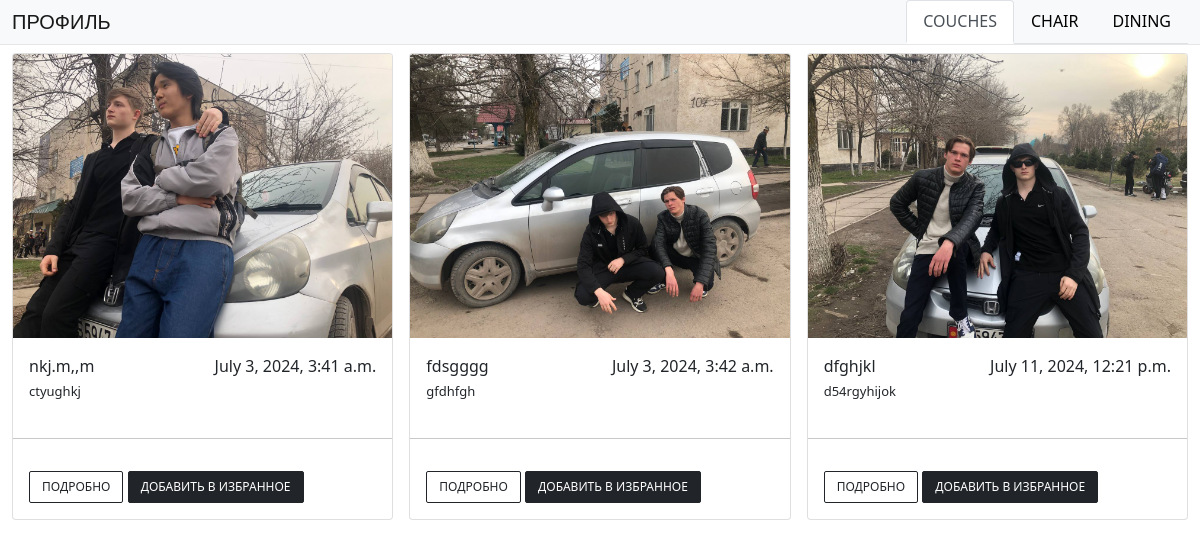
/home/, run on the app's committed database.
### recipes/models.py (models this page shows, shortened)
class Add_a_recipe_Model(models.Model):
    title = models.CharField('Название', max_length=255)
    img = models.ImageField('Изображение')
    slug = models.SlugField(unique=True, max_length=255)
    content = models.TextField('Описание')
    created_on = models.DateTimeField('Дата', auto_now_add=True)
    author = models.ForeignKey(User, on_delete=models.CASCADE)
    categories = models.ForeignKey(Categories, on_delete=models.CASCADE)
    is_published = models.BooleanField(default=False)

### recipes/views.py (the view)
# urls.py: path('home/', views.home_view, name='home'),
def home_view(request):
    my_queryset = Add_a_recipe_Model.objects.all()
    paginator = Paginator(my_queryset, 25)
    page = request.GET.get('page')
    my_objects = paginator.get_page(page)
    return render(request, 'home.html', {'my_objects': my_objects})

### templates/home.html (shortened to what this page needs)
{% load static %}
<!DOCTYPE html>
<html lang="en">
<head>
    <link rel="stylesheet" href="{% static 'css/home_footer.css' %}">
    <link rel="stylesheet" href="https://cdn.jsdelivr.net/npm/bootstrap@5.0.0-alpha1/dist/css/bootstrap.min.css">
    <link rel="stylesheet" href="https://cdnjs.cloudflare.com/ajax/libs/font-awesome/4.0.3/css/font-awesome.css">
    <link href="https://cdnjs.cloudflare.com/ajax/libs/font-awesome/4.7.0/css/font-awesome.min.css" rel="stylesheet">
    <link rel="stylesheet" href="https://cdn.jsdelivr.net/npm/sweetalert2@11/dist/sweetalert2.min.css">
</head>
<body>
<div class="container-fluid px-0">
    <nav class="navbar navbar-expand-lg navbar-light bg-light navbar-fixed">
        <div class="container-fluid d-flex"> <a class="navbar-brand" href="{% url 'profile' %}">Профиль</a>
            <ul class="nav nav-tabs" id="myTab" role="tablist">
                <li class="nav-item" role="presentation"> <a class="nav-link active" id="home-tab" data-toggle="tab" href="#home" role="tab" aria-controls="home" aria-selected="true">Couches</a> </li>
                <li class="nav-item" role="presentation"> <a class="nav-link" id="profile-tab" data-toggle="tab" href="#profile" role="tab" aria-controls="profile" aria-selected="false">Chair</a> </li>
                <li class="nav-item" role="presentation"> <a class="nav-link" id="contact-tab" data-toggle="tab" href="#contact" role="tab" aria-controls="contact" aria-selected="false">Dining</a> </li>
            </ul>
        </div>
    </nav>
</div>
<div class="container-fluid mt-2 mb-5">
    <div class="products">
        <div class="tab-content" id="myTabContent">
            <div class="tab-pane fade show active" id="home" role="tabpanel" aria-labelledby="home-tab">
                <div class="row g-3">
                    {% for i in my_objects %}
                    <div class="col-md-4">
                        <div class="card">
                            <img src="{{i.img.url}}" class="card-img-top">
                            <div class="card-body">
                                <div class="d-flex justify-content-between">
                                    <span class="font-weight-bold">{{i.title}}</span>
                                    <span class="font-weight-bold">{{i.created_on}}</span>
                                </div>
                                <p class="card-text mb-1 mt-1">{{i.content}}</p>
                            </div>
                            <hr>
                            <div class="card-body">
                                <div class="text-right buttons">
                                    <button class="btn btn-outline-dark">Подробно</button>
                                    <button class="btn btn-dark favorite-button" data-item-id="{{ i.id }}">Добавить в избранное</button>
                                </div>
                            </div>
                        </div>
                    </div>
                    {% endfor %}
                </div>
            </div>
        </div>
    </div>
</div>
</body>
</html>

### static/css/home_footer.css (style rules this page uses)
body { background-color: #eee; }
.nav-tabs .nav-item.show .nav-link, .nav-tabs .nav-link.active { color: #495057; background-color: transparent; border-color: transparent; border-bottom: 3px solid #000; }
.nav-tabs>li>a { text-transform: uppercase; color: #000; font-weight: 500; }
.navbar { border-bottom: 1px solid #00000012; padding-top: 0rem !important; padding-bottom: 0rem !important; background-color: #ffffff!important; }
.navbar-brand { font-size: 24px; text-transform: uppercase; font-family: 'Allerta Stencil', sans-serif; font-weight: 500; }
.nav-tabs { border-bottom: none; }
.card { border:none; }
.card-body { flex: 1 1 auto; padding: 10px; }
.card-text { font-size: 13px; }
hr { margin: 0.2rem 0; color: #bfbebe; }
.buttons button { text-transform: uppercase; font-size: 12px; border-radius: 2px; }

### data on the page
Add_a_recipe_Model: img (picture), title "nkj.m,,m", created_on "July 3, 2024, 3:41 a.m.", content "ctyughkj"
Add_a_recipe_Model: img (picture), title "fdsgggg", created_on "July 3, 2024, 3:42 a.m.", content "gfdhfgh"
Add_a_recipe_Model: img (picture), title "dfghjkl", created_on "July 11, 2024, 12:21 p.m.", content "d54rgyhijok"
